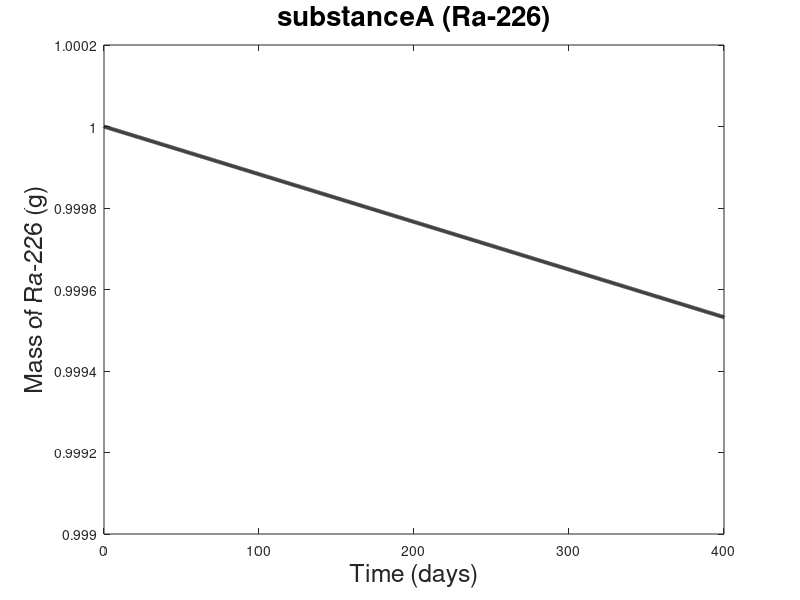
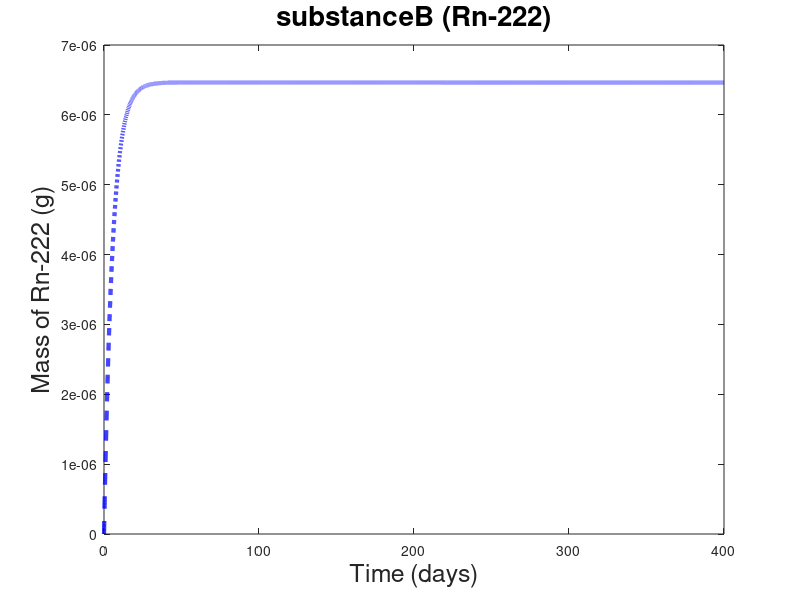

Write the MATLAB code that produced these figures, in order.
% Radioactive Chain of Three Elements
% Chain: Ra226 → Rn222 → Po218
% MTH/CSC 4170
%% Clear workspace
clear all;

%% Initialize variables
% Set time increment and vector (array) of x (time) values
deltaX = 0.01;      % time step (days)
tf =400;           % final time (days)
x = 0:deltaX:tf;    % time vector (days)
% Constants
decay_rate_A = 0.00000117;  % disintegration constant of Ra226 (1/day)
decay_rate_B = 0.181;       % disintegration constant of Rn222 (1/day)
A0 = 1;                     % initial mass of substanceA (g)
% Set up our stock variables and initial conditions.
A(1) = A0;  % mass vector of A with initial value in grams
B(1) = 0;   % mass vector of B with initial value in grams
C(1) = 0;   % mass vector of C with initial value in grams
%% Main loop
for i = 2:length(x)
    % Rates of change Forward Euler
    decay_A_to_B = decay_rate_A*A(i-1);
    decay_B_to_C = decay_rate_B*B(i-1);
    % Increase or decrease the mass of each substance (Forward Euler)
    A(i) = A(i-1)+(-decay_A_to_B)*deltaX;
    B(i) = B(i-1)+ (decay_A_to_B -decay_B_to_C) * deltaX;
    C(i) = C(i-1)+(decay_B_to_C)* deltaX;
end
%% Plot Solutions
% SubstanceA
figure()
plot(x, A, 'k', 'LineWidth', 3.0);
% Restrict y-axis
ylim([0.999 1.0002]);
% Label both axes
xlabel('Time (days)', 'fontsize', 18);
ylabel('Mass of Ra-226 (g)', 'fontsize', 18);
% Add plot title
title(['substanceA (Ra-226)'], 'fontsize', 20);

%SubstanceB
figure()
plot(x, B, 'b--', 'LineWidth', 3.0);
% Label both axes
xlabel('Time (days)', 'fontsize', 18);
ylabel('Mass of Rn-222 (g)', 'fontsize', 18);
% Add plot title
title(['substanceB (Rn-222)'], 'fontsize', 20);
